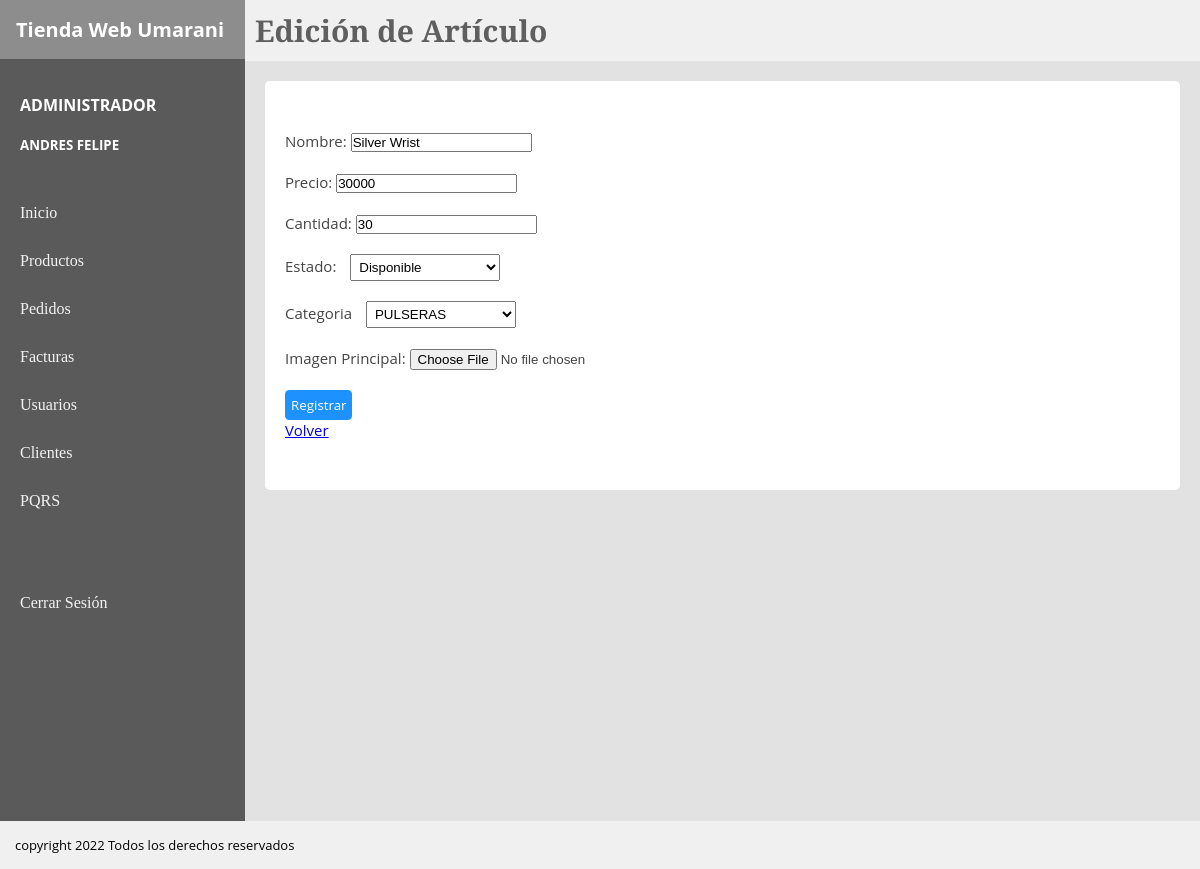
The page /View/editarProducto.php?aId=8 (signed in) on the database as committed earlier.
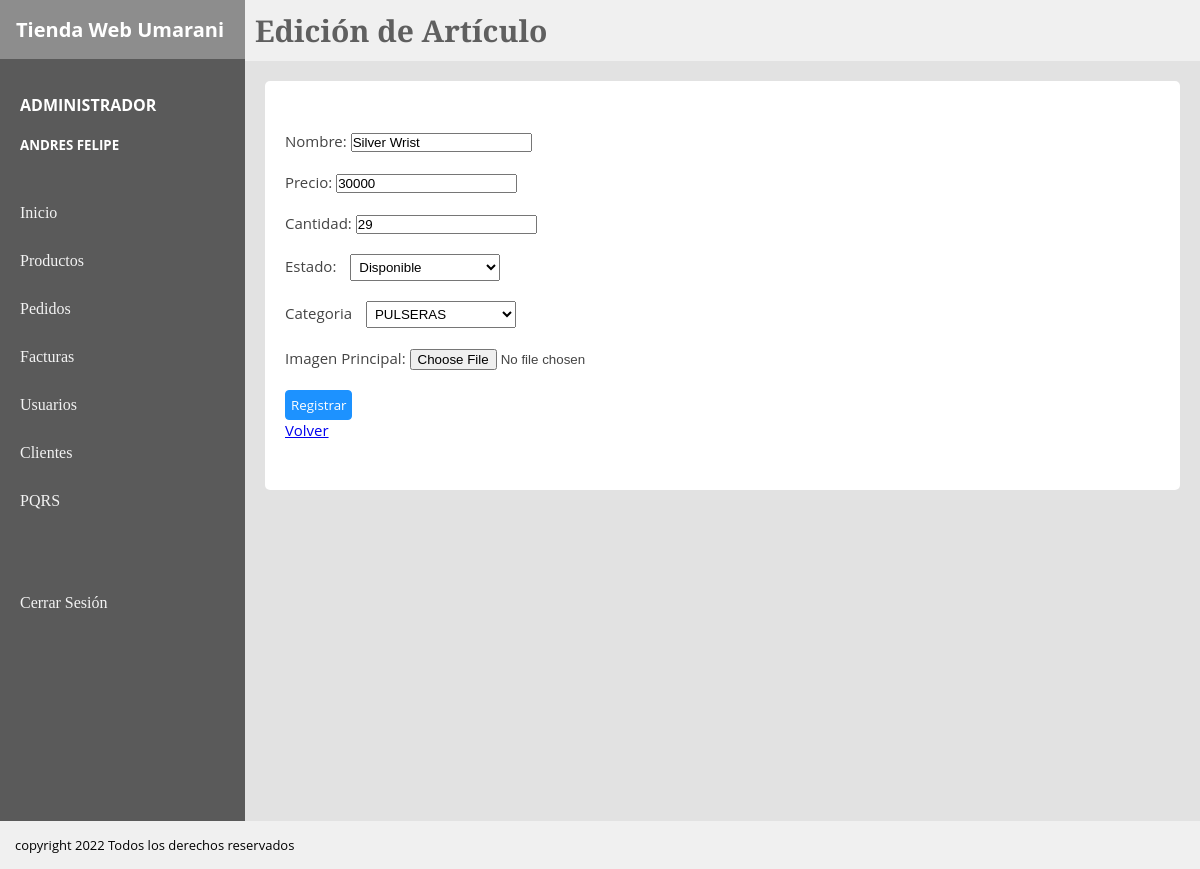
The same page on the database as committed later.
### tables this page shows
CREATE TABLE `articulo` (
  `artId` int(11) NOT NULL AUTO_INCREMENT,
  `artNombre` varchar(150) NOT NULL,
  `artPrecio` int(11) NOT NULL,
  `artCantidad` int(11) NOT NULL,
  `artVista` varchar(250) NOT NULL,
  `artEstado` varchar(15) NOT NULL,
  `artCategoriaId` int(11) NOT NULL,
  PRIMARY KEY (`artId`),
  KEY `fk_artCategoriaId` (`artCategoriaId`),
  CONSTRAINT `fk_artCategoriaId` FOREIGN KEY (`artCategoriaId`) REFERENCES `categoria` (`categoriaId`)
);

CREATE TABLE `categoria` (
  `categoriaId` int(11) NOT NULL AUTO_INCREMENT,
  `categoriaNombre` varchar(50) NOT NULL,
  PRIMARY KEY (`categoriaId`)
);

### View/editarProducto.php (the view, shortened to what this page needs)
<!DOCTYPE html>
<html lang="en">
<head>
</head>
<body>
<link rel="stylesheet" href="../CSS/tiendaEstilos.css">
    <div class="padre">
        <div class="board">
            <div class="titulo">
                <h1>Tienda Web Umarani</h1>
            </div>
            <div class="usuario">
                <h4><?php echo "$_SESSION[rol] "; ?></h4>
                <h5><?php echo "$_SESSION[nombre] $_SESSION[apellido] "; ?></h5>
            </div>
            <nav class="secciones">
            <a href="">Inicio</a>
                <a href="../View/Productos.php?pagina=1">Productos</a>
                <a href="../View/pedidos.php?pagina=1">Pedidos</a>
                <a href="../view/facturas.php?pagina=1">Facturas</a>
                <?php if($_SESSION['rol'] == 'ADMINISTRADOR')  { ?>
                <a href="../View/Usuarios.php?pagina=1">Usuarios</a>
                <a href="../View/adminClientes.php?pagina=1">Clientes</a> <?php } ?>
                <a href="../View/PQRS.php?pagina=1">PQRS</a><br><br><br>
                <a href="../Controller/cerrarSesion.php">Cerrar Sesión</a>
            </nav>
        </div>
        <div class="content">
        <header class="header">
            <h1>Edición de Artículo</h1>
        </header>
        <section class="section">
            <div class="container">
            <?php
                $conexion = mysqli_connect("localhost","root","","proyecto");
                $registros = mysqli_query($conexion,"select * from articulo join categoria
                on artCategoriaId = categoriaId where artId = '$_REQUEST[aId]' ");
                if($registros){
                while($reg = mysqli_fetch_array($registros)){
                ?>
                <div class="filtros" >
                    <form action="../Controller/actualizarProducto2.php" method="post" enctype="multipart/form-data">
                        <label for="aNombre" >Nombre: </label>
                        <input type="text" name="aNombre" value="<?php echo "$reg[artNombre]"?>" ><br><br>
                        <label for="aPrecio">Precio:  </label>
                        <input type="text" name="aPrecio" value="<?php echo "$reg[artPrecio]"?>"  ><br><br>
                        <label for="aCantidad">Cantidad:  </label>
                        <input name="aCantidad" type="text" value="<?php echo "$reg[artCantidad]"?>"  class=""> <br><br>
                        <label for="aestado"> Estado: </label>
                        <select name="aestado" id="">Estado
                        <?php if($reg['artEstado'] == "Disponible"){
                            echo "<option value=\"$reg[artEstado]\" selected>$reg[artEstado]</option>";
                        }
                        else if($reg['artEstado'] == "Agotado"){
                            echo "<option value=\"$reg[artEstado]\" selected>$reg[artEstado]</option>";
                            echo "<option value=\"Disponible\" >Disponible</option>";
                        }
                        ?>
                        </select> <br><br>
                        <label for="aCategoria"> Categoria </label>
                        <select name="aCategoria">
                        <?php if($reg['artCategoriaId'] == "1"){
                            echo "<option value=\"$reg[artCategoriaId]\" selected>$reg[categoriaNombre]</option>";
                            echo "<option value=\"2\" >PULSERAS</option>";
                            echo "<option value=\"3\" >ANILLOS</option>";
                        }
                        else if($reg['artCategoriaId'] == "2"){
                            echo "<option value=\"$reg[artCategoriaId]\" selected>$reg[categoriaNombre]</option>";
                        }
                        else if($reg['artCategoriaId'] == "3"){
                            echo "<option value=\"$reg[artCategoriaId]\" selected>$reg[categoriaNombre]</option>";
                            echo "<option value=\"2\" >PULSERAS</option>";
                            echo "<option value=\"3\" >COLLARES</option>";
                        }
                        ?>
                        </select><br><br>
                        <label for="foto1">Imagen Principal:</label>
                        <input type="file" name="foto1" id="foto1" value="<?php echo "$reg[artVista]"?>" ><br><br>
                        <input class="searchButton" type="submit" value="Registrar">
                    </form>
                    <?php
                        }
                    }
                    else {
                        echo 'El usuario no existe';
                    }
                     ?>
                    <a href="../View/Productos.php">Volver</a>
                </div>
            </div>
        </section>
        </div>
    </div>
    <footer class="footer">
        <p>copyright 2022 Todos los derechos reservados</p>
    </footer>
</body>
</html>

Rows that differ between the two databases and show on the page:
changed articulo "Silver Wrist": aCantidad "30" → "29"
